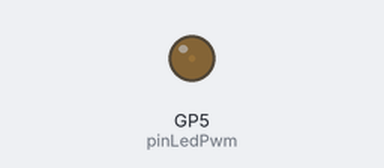
A program run on a simulated Raspberry Pi Pico running MicroPython. Shown: output pins drawn as LEDs (lit = HIGH).

Above: at 0.05 s.
At 0.7 s:
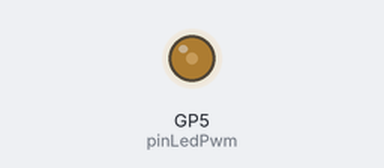
At 1.75 s:
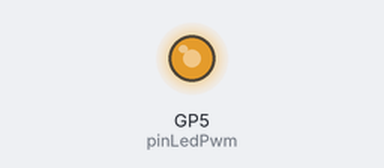
At 3.45 s:
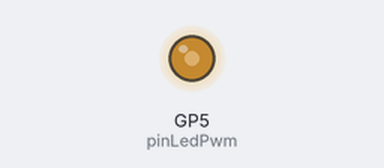
Timing chart, 0 to 6.0 s (numbered marks = the images above):
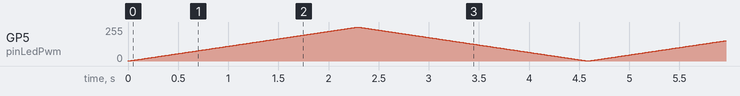

The program:

08PWMIntensidadAuto.py
```python
from machine import Pin, PWM
from utime import sleep_us

intTiempo = 50
pinLedPwm = PWM(Pin(5))

pinLedPwm.freq(1000)
while True:
    for intensidad in range(65535):
        pinLedPwm.duty_u16(intensidad)
        sleep_us(1)
    for intensidad in reversed(range(65535)):
        pinLedPwm.duty_u16(intensidad)
        sleep_us(1)
```
